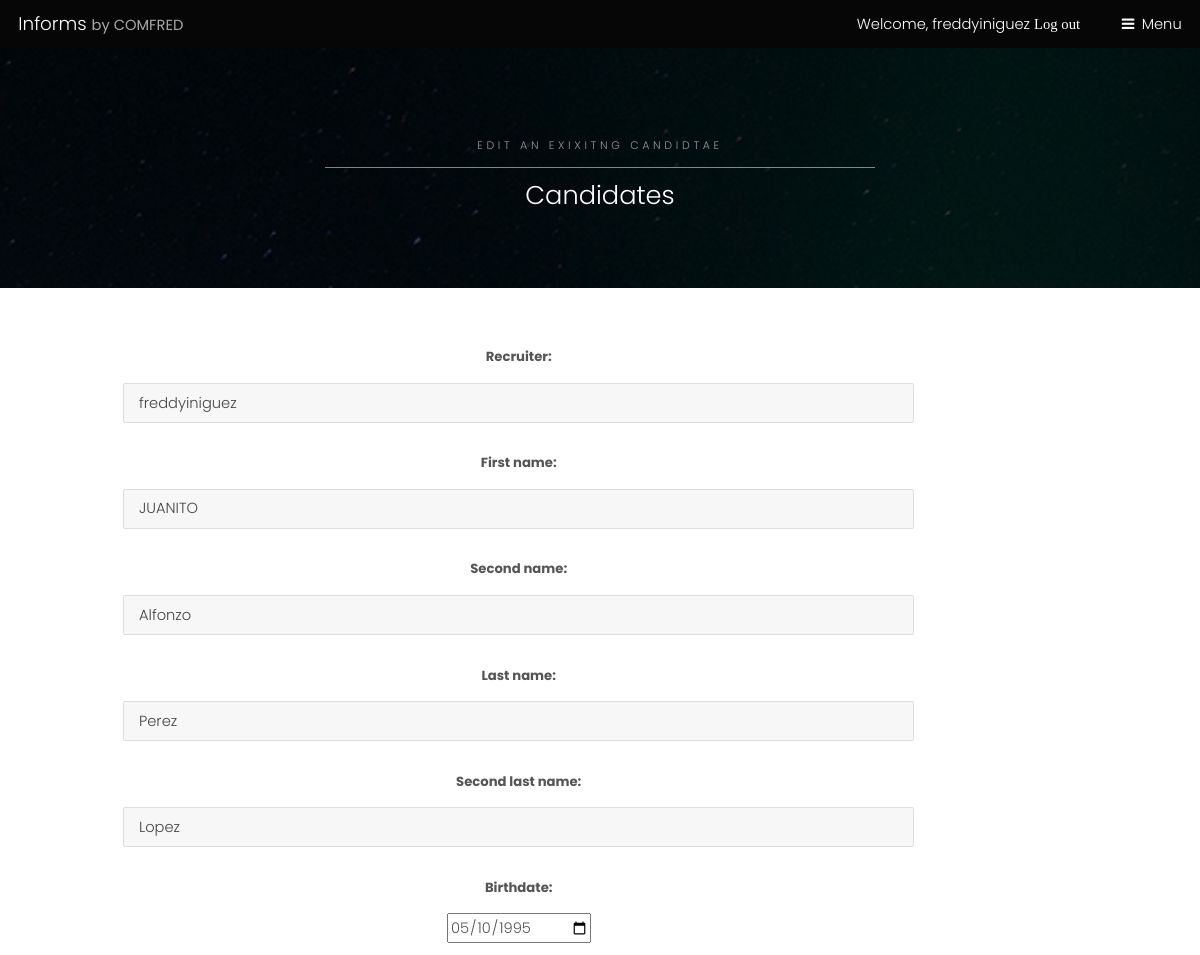
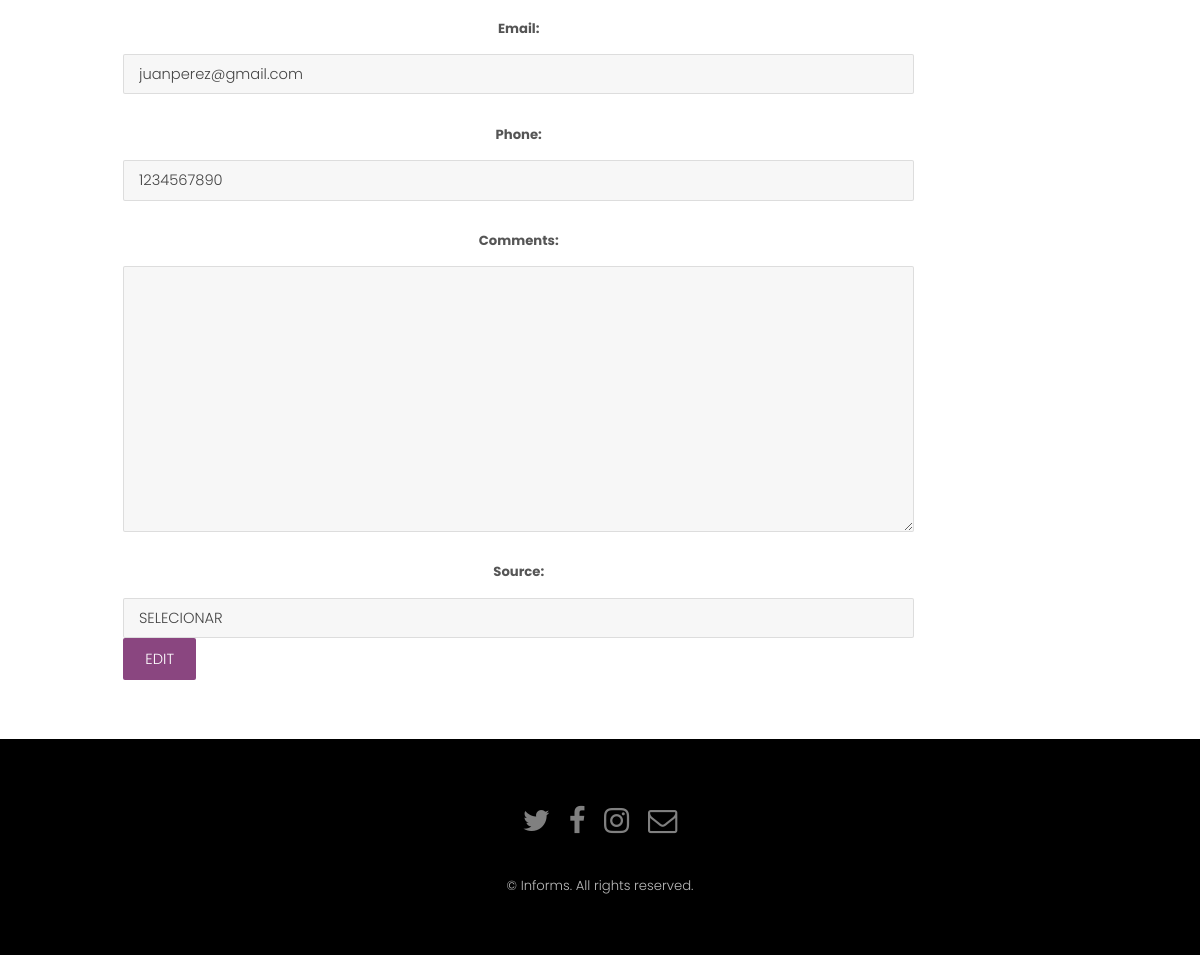
/candidates/edit/1 (signed in), run on the app's committed database (2 pictures, top to bottom).
### candidates/models.py (models this page shows, shortened)
class Candidate(models.Model):
    recruiter = models.ForeignKey(settings.AUTH_USER_MODEL, on_delete = models.CASCADE)
    first_name = models.CharField(null = False, max_length=50)
    second_name = models.CharField(null=True, blank=True, max_length=50)
    last_name = models.CharField(null=False, max_length=50)
    second_last_name = models.CharField(null=True, blank=True, max_length=50)
    birthdate = models.DateField(null=False)
    email = models.EmailField(null = False)
    phone = models.CharField(max_length=10, null=False, default='1234567890')
    comments = models.TextField(null=True, blank=True)
    created_date = models.DateField(null=False, default=timezone.now)
    SOURCE_OPTIONS = (
        ('SELECIONAR', 'SELECIONAR'),
        ('Bolsa de trabajo UV', 'Bolsa de trabajo UV'),
        ('OCC Mundial', 'OCC Mundial'),
        ('Buscotrabajo', 'Buscotrabajo'),
        ('Quierotrabajo', 'Quierotrabajo')
    )
    source = models.CharField(choices=SOURCE_OPTIONS, max_length=200, default='SELECCIONAR')
    STATUS_OPCIONS = (
        ('AVAILABLE', 'AVAILABLE'),
        ('INTERVIEW', 'INTERVIEW'),
        ('NOT AVAILABLE', 'NOT AVAILABLE'),
        ('HIRED', 'HIRED'),
    )
    status = models.CharField(choices=STATUS_OPCIONS, max_length=200, default='AVAILABLE')

### candidates/views.py (the view)
# urls.py: path('edit/<int:pk>', views.candidates_edit, name='candidate_edit'),
@login_required
def candidates_edit(request, pk):
    if request.method == 'POST':
        candidate = get_object_or_404(Candidate, pk=pk)
        email_before = candidate.email
        form = CandidateForm(request.POST, instance=candidate)
        if form.is_valid():
            form.save()
            comment = Comment(
                candidate = candidate,
                recruiter = request.user,
                status = candidate.status
            )
            comment.save()
            return redirect('candidates')
    else:
        candidate = get_object_or_404(Candidate, pk=pk)
        form = CandidateForm(request.POST or None, instance=candidate)
        return render(request, 'candidates/edit.html', { "form": form, "pk": pk })

### candidates/forms.py
class CandidateForm(forms.ModelForm):
    class Meta:
        model = Candidate
        fields = (
            'recruiter',
            'first_name',
            'second_name',
            'last_name',
            'second_last_name',
            'birthdate',
            'email',
            'phone',
            'comments',
            'source',
        )
        widgets = {
            'birthdate': DateInput()
        }

### candidates/templates/candidates/edit.html (shortened to what this page needs)
{% extends 'candidates/base.html' %}
{% load static %}
{% block content %}
<section id="One" class="wrapper style3" style="background-image:url({% static 'images/bg.jpg' %})">
    <div class="inner">
        <header class="align-center">
            <p>Edit an exixitng candidtae</p>
            <h2>Candidates</h2>
        </header>
    </div>
</section>
<div id="main" class="container">
    <form method="post" action="{% url 'candidate_edit' pk %}">
            <div class="row uniform">
                <div class="10u 12u$(small)" style="text-align: center">
                    {{ form.as_p }}
                </div>
                <div class="2u$ 12u$(small)">
                </div>
            </div>
            <div>
            <input  type="submit" value="Edit" class="buttom special" />
            </div>
        </form>
</div>
{% endblock %}

### candidates/templates/candidates/base.html (shortened to what this page needs)
{% load static %}
<html>
    <head>
        <link rel="stylesheet" href="{% static 'css/main.css' %}" />
        <link rel="stylesheet" href="{% static 'css/font-awesome.min.css' %}" />
    </head>
    <body class="subpage">
			<header id="header">
				<div class="logo"><a href="{% url 'homepage' %}">Informs <span>by COMFRED</span></a></div>
				{% if user.is_authenticated %}
					<a href="{% url 'logout' %}?next=/">Welcome, {{user.username}} <span class="fa fa-sing-out">Log out</span></a>
				{% else %}
					<a href="/accounts/login/?next=/">Login <span class="fa fa-sing-in">Log out</span></a>
				{% endif %}
				<a href="#menu">Menu</a>
			</header>
        {% block content %}
        {% endblock %}
			<footer id="footer">
				<div class="container">
					<ul class="icons">
						<li><a href="#" class="icon fa-twitter"><span class="label">Twitter</span></a></li>
						<li><a href="#" class="icon fa-facebook"><span class="label">Facebook</span></a></li>
						<li><a href="#" class="icon fa-instagram"><span class="label">Instagram</span></a></li>
						<li><a href="#" class="icon fa-envelope-o"><span class="label">Email</span></a></li>
					</ul>
				</div>
				<div class="copyright">
					&copy; Informs. All rights reserved.
				</div>
			</footer>
    </body>
</html>

### data on the page
Candidate: recruiter "freddyiniguez", first_name "JUANITO", second_name "Alfonzo", last_name "Perez", second_last_name "Lopez", birthdate "05/10/1995", email "juanperez@gmail.com", phone "1234567890", source "SELECIONAR"

### other printed values
{{ user.username }} "freddyiniguez"
